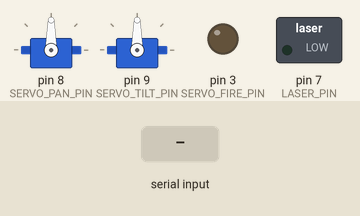
The sketch below on a simulated Arduino Uno, built with avr-gcc and run on an emulated ATmega328P. Shown: 2 × servo, switched loads named in the sketch (green lamp = pin HIGH), output pins drawn as LEDs (lit = HIGH). The inputs (shaded band) are chosen by the test bench. What the sketch prints to the serial monitor is not drawn.

Above: at 1.2 s.
1.3 s: byte 10 ('\n') received over Serial
2.9 s: "0\n" received over Serial
4.4 s: "90,45\n" received over Serial
5.9 s: "200\n" received over Serial
Timing chart, 0 to 8.4 s (numbered marks = the images above; inputs shaded):
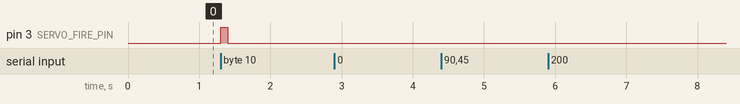

Measured:
- after the input at 1.3 s, pin 3 (SERVO_FIRE_PIN): LOW → HIGH at once, → LOW 0.10 s later
- after the input at 2.9 s, every drawn part: stays the same
- after the input at 4.4 s, every drawn part: stays the same
- after the input at 5.9 s, every drawn part: stays the same

The sketch:

servo.ino
```cpp
// Serial servo pantilt interface
// fetter aka phetter aka bangdollar aka yourmomma 2(g)16

#include <Arduino.h>
#include <Servo.h>

#define SERVO_TILT_PIN 9
#define LASER_PIN 7
#define SERVO_PAN_PIN 8
#define SERVO_FIRE_PIN 3
#define SERVO_MOVE_WAIT_TIME 250
#define SERVO_FIRE_WAIT_TIME 100

int servo_panPosition = 0;
int servo_tiltPosition = 0;

Servo servo_pan;
Servo servo_tilt;

String inputStr = "";             // a string to hold incoming data
boolean serialCmdReady = false;   // is a serial command ready to process?

String argStr;


void setup() {
  inputStr.reserve(256);
  argStr.reserve(4);

  servo_pan.attach(SERVO_PAN_PIN); //pin 8 on arduino
  servo_tilt.attach(SERVO_TILT_PIN); //pin 9 on arduino

  pinMode(LASER_PIN, OUTPUT);
  pinMode(SERVO_FIRE_PIN, OUTPUT);

  Serial.begin(115200);  // Activate Serial protocol
  Serial.println("Listening for serial commands...");
}


void loop() {
  if (serialCmdReady) {
    // <pan>_<tilt>
    // <000-180>_<000-180>'\0'
    if (inputStr.length() == 8) {
      argStr = inputStr.substring(0,3);
      servo_panPosition = (int) strtol(&argStr[0], NULL, 10);
      // Serial.println(argStr);

      argStr = inputStr.substring(4,7);
      servo_tiltPosition = (int) strtol(&argStr[0], NULL, 10);
      // Serial.println(argStr);

      Serial.println("MOVING");

      setPan(servo_panPosition);
      setTilt(servo_tiltPosition);

      Serial.print("Pan: ");
      Serial.println(servo_panPosition);
      Serial.print("Tilt: ");
      Serial.println(servo_tiltPosition);
    }
    else if (inputStr.length() == 4) {
      if(inputStr[2] == '0') {
        digitalWrite(LASER_PIN, LOW);
        Serial.println("Laser: off");
      }
      else {
        digitalWrite(LASER_PIN, HIGH);
        Serial.println("Laser: on");
      }
    }
    else if (inputStr.length() == 1) {
      fire();
    }
    else {
      Serial.print("READ SYNTAX ERROR: ");
      Serial.println(inputStr);
    }

    inputStr = "";
    serialCmdReady = false;
  }
}


// set tilt servo position in degrees
void setTilt(int deg)
{
  servo_tilt.write(deg);
  delay(SERVO_MOVE_WAIT_TIME);
}


// set pan servo position in degrees
void setPan(int deg)
{
  servo_pan.write(deg);
  delay(SERVO_MOVE_WAIT_TIME);
}


void fire()
{
  Serial.println("FIRING");
  digitalWrite(SERVO_FIRE_PIN, HIGH);
  delay(SERVO_FIRE_WAIT_TIME);
  digitalWrite(SERVO_FIRE_PIN, LOW);
  delay(SERVO_FIRE_WAIT_TIME);
}


// serialEvent() gets called implicitly every loop
// see: https://www.arduino.cc/en/Tutorial/SerialEvent
void serialEvent() {
  if (Serial) {
    while (Serial.available()) {
      // get the new byte:
      char inChar = (char) Serial.read();
      // add it to the inputString:

      // if the incoming character is a newline, set a flag
      // so the main loop can do something about it:
      if (inChar == '\n') {
        serialCmdReady = true;
        inputStr += '\0';
      }
      else {
        inputStr += inChar;
      }
    }
  }
  else {
    Serial.begin(115200);
    Serial.println("Listening for serial commands...");
  }
}
```
